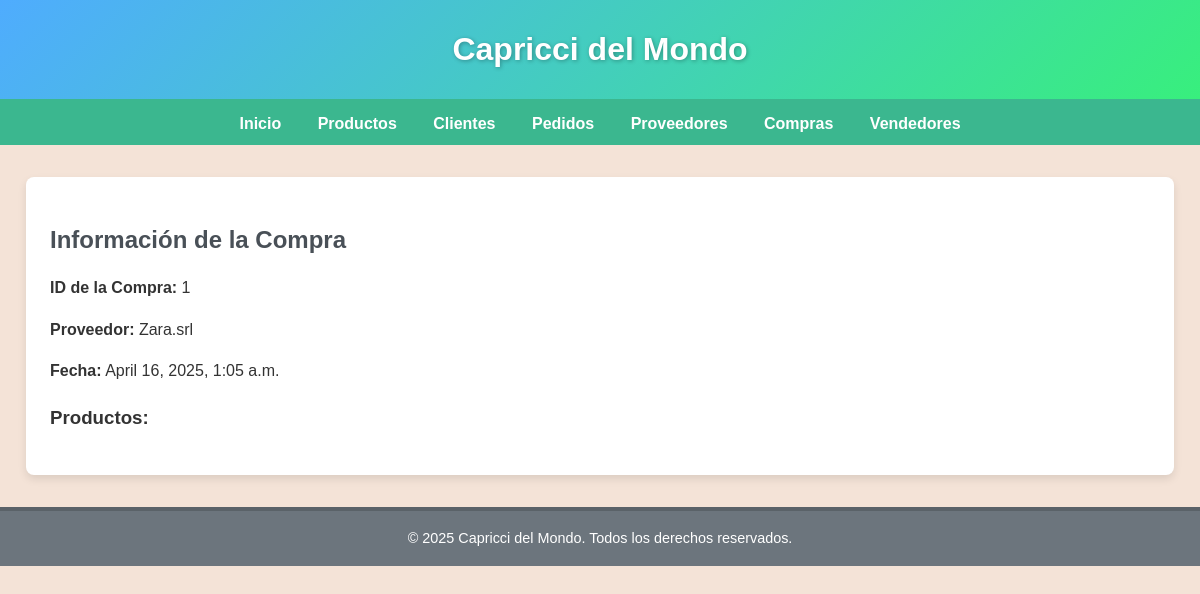
Screenshot of /compras/1/ with the database file from the repository.
### myapp/models.py (models this page shows, shortened)
class Compra(models.Model):
    proveedor = models.ForeignKey(Proveedor, on_delete=models.CASCADE)
    producto = models.ForeignKey(Producto, on_delete=models.CASCADE, default=0, null=True, blank=True)
    cantidad = models.IntegerField()
    precio = models.DecimalField(max_digits=10, decimal_places=2)
    fecha = models.DateTimeField(auto_now_add=True)
    estado = models.CharField(max_length=20, choices=[('Pendiente', 'Pendiente'), ('Completada', 'Completada')])

class Proveedor(models.Model):
    nombre = models.CharField(max_length=100)
    contacto = models.CharField(max_length=100)
    telefono = models.CharField(max_length=15)
    email = models.EmailField()

### myapp/views.py (the view)
# urls.py: path("compras/<int:compra_id>/", detalle_compra, name="detalle_compra"),
def detalle_compra(request, compra_id):
    compra = get_object_or_404(Compra, id=compra_id)
    context = {"compra": compra}
    return render(request, "myapp/detalle_compra.html", context)

### myapp/templates/myapp/detalle_compra.html (shortened to what this page needs)
{% extends 'myapp/base.html' %}
{% block contenido %}
<div class="container">
    <h2>Información de la Compra</h2>
    <p><strong>ID de la Compra:</strong> {{ compra.id }}</p>
    <p><strong>Proveedor:</strong> {{ compra.proveedor.nombre }}</p>
    <p><strong>Fecha:</strong> {{ compra.fecha }}</p>
    <h3>Productos:</h3>
</div>
{% endblock %}

### myapp/templates/myapp/base.html (style rules this page uses)
body { font-family: 'Arial', sans-serif; margin: 0; padding: 0; background-color: #f4e3d7; color: #333; line-height: 1.6; }
.container { max-width: 1100px; margin: 2rem auto; padding: 1.5rem; background-color: #fff; box-shadow: 0 4px 8px rgba(0, 0, 0, 0.1); border-radius: 8px; }
.container h2 { font-size: 1.5rem; margin-bottom: 1rem; color: #495057; }

### rows the page displays
Compra: id "1", proveedor.nombre "Zara.srl", fecha "April 16, 2025, 1:05 a.m."
